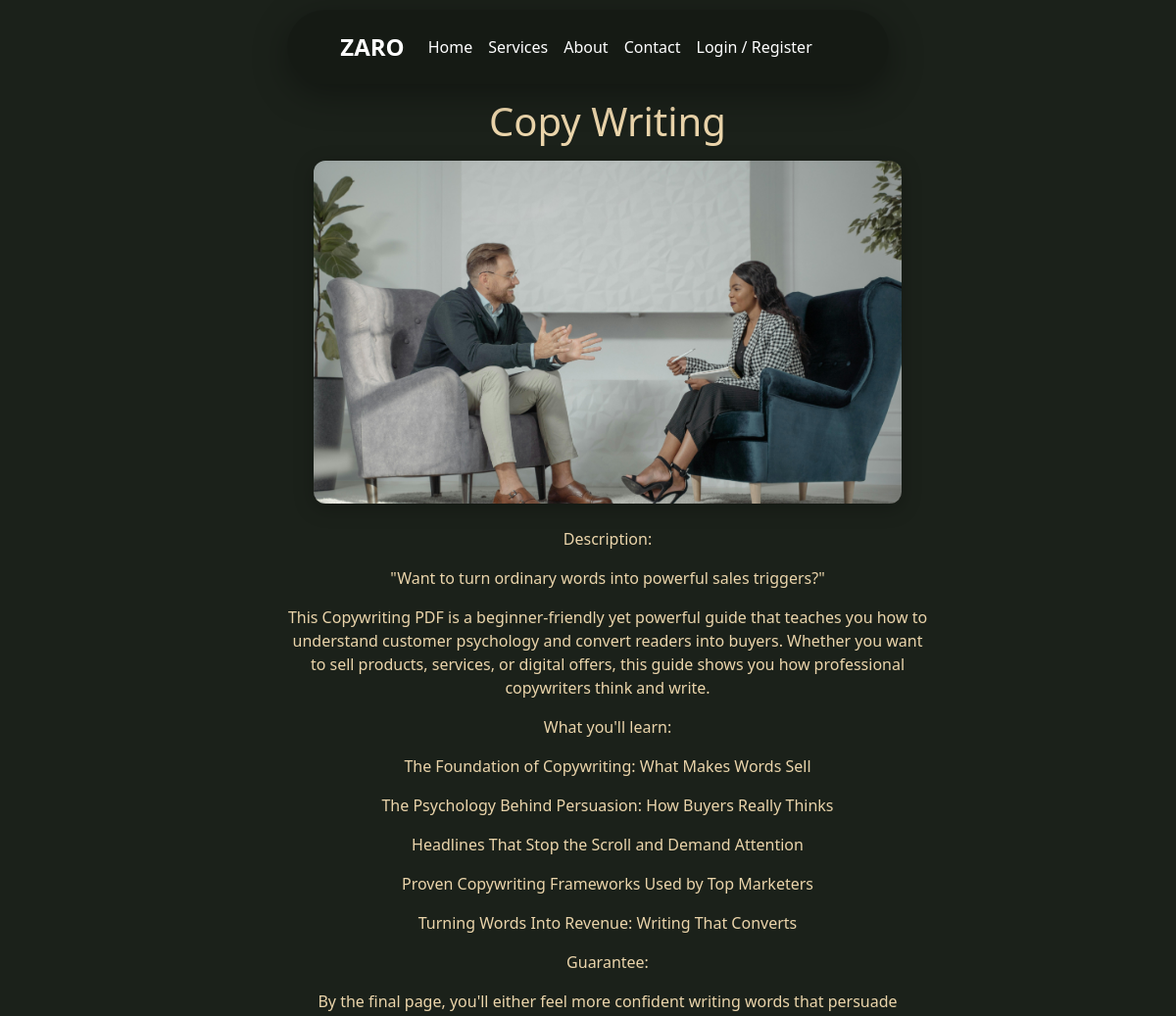
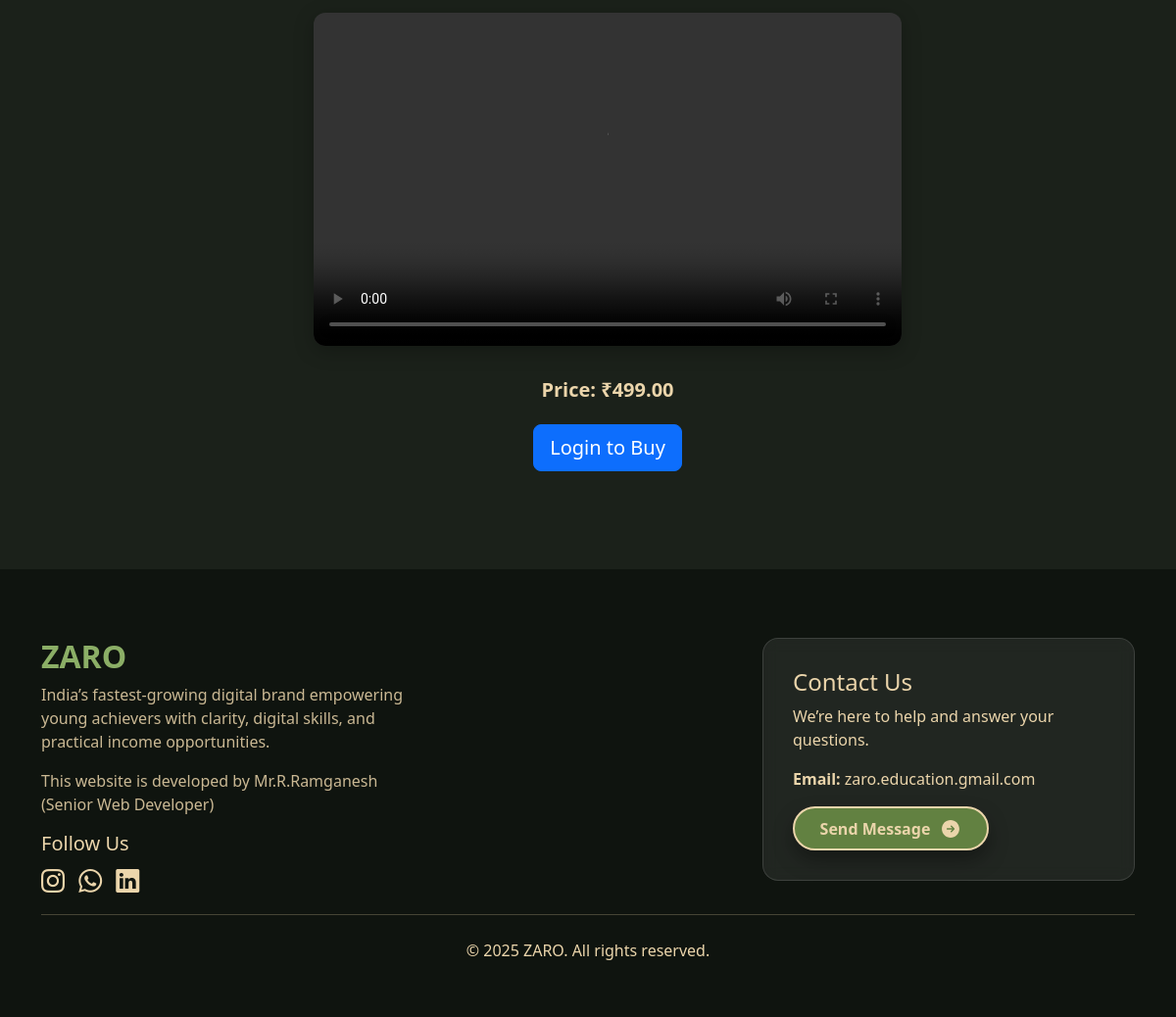
The page /courses/copywriting/ on the database its author committed (2 pictures, top to bottom).
### courses/models.py (models this page shows, shortened)
class Course(models.Model):
    title = models.CharField(max_length=200)
    category = models.ForeignKey(Category, on_delete=models.SET_NULL, null=True, blank=True)
    thumbnail = models.ImageField(upload_to='courses/thumbnails/', null=True, blank=True)
    short_description = models.CharField(max_length=300)
    full_description = models.TextField()
    price = models.DecimalField(max_digits=8, decimal_places=2, default=0)
    author = models.CharField(max_length=120, default='Admin')
    pdf = models.FileField(upload_to='courses/pdfs/', null=True, blank=True)
    slug = models.SlugField(unique=True)
    created_at = models.DateTimeField(auto_now_add=True)

### courses/views.py (the view)
# urls.py: path('<slug:slug>/', views.course_detail, name='course_detail'),
def course_detail(request, slug):
    course = get_object_or_404(Course, slug=slug)
    return render(request, 'courses/course_detail.html', {'course': course})

### templates/courses/course_detail.html (shortened to what this page needs)
{% extends 'base.html' %}
{% load static %}
{% block content %}
<center>
<div class="col-lg-8" style="margin: 100px; padding-left:100px;" >
    <h1 class="mb-3">{{ course.title }}</h1>
    <div class="course-thumbnail mb-4 text-center">
        <img src="{% static 'img/img2.jpg' %}"
     style="width:600px; height:350px; object-fit:cover; border-radius:12px; box-shadow:0 5px 20px rgba(0,0,0,0.25);">
    </div>
    <p class="course-description">{{ course.full_description|linebreaks }}</p>
    <div class="course-video mb-4 text-center">
        <video controls
               style="width:600px; height:340px; border-radius:12px; box-shadow:0 5px 20px rgba(0,0,0,0.25);">
            <source src="https://your-video-link.mp4" type="video/mp4">
        </video>
    </div>
    <p class="course-price"><strong>Price:</strong> ₹{{ course.price }}</p>
    {% if user.is_authenticated %}
    <a class="btn btn-success btn-lg" href="/courses/{{ course.slug }}/buy/">Buy Now</a>
    {% else %}
    <a class="btn btn-primary btn-lg" href="/accounts/login/?next=/courses/{{ course.slug }}/buy/">Login to Buy</a>
    {% endif %}
</div>
</center>
{% endblock %}

### templates/base.html (shortened to what this page needs)
  {% load static %}
  <!doctype html>
  <html lang="en">
  <head>
    <link href="https://cdn.jsdelivr.net/npm/bootstrap@5.3.0/dist/css/bootstrap.min.css" rel="stylesheet">
    <link href="/static/css/style.css" rel="stylesheet">
    <link rel="stylesheet" href="https://cdn.jsdelivr.net/npm/bootstrap-icons@1.11.1/font/bootstrap-icons.css">
  </head>
  <body class="dark-theme">
  <div class="fixed-top navbar-wrapper">
    <nav class="navbar navbar-expand-lg navbar-dark mx-auto" id="mainNav">
      <div class="container px-4 d-flex">
        <a class="navbar-brand fw-bold fs-4" href="/">ZARO</a>
        <div class="collapse navbar-collapse justify-content-end" id="navMenu">
          <ul class="navbar-nav align-items-center me-3">
            <li class="nav-item"><a class="nav-link" href="/">Home</a></li>
            <li class="nav-item"><a class="nav-link" href="#services">Services</a></li>
            <li class="nav-item"><a class="nav-link" href="#about">About</a></li>
            <li class="nav-item"><a class="nav-link" href="#contact">Contact</a></li>
            {% if user.is_authenticated %}
              <li class="nav-item"><a class="nav-link" href="{% url 'logout' %}">Logout</a></li>
            {% else %}
              <li class="nav-item"><a class="nav-link" href="{% url 'login' %}">Login / Register</a></li>
            {% endif %}
          </ul>
        </div>
      </div>
    </nav>
  </div>
  <div class="container" style="margin: 0; padding: 0;">
    {% block content %}{% endblock %}
  </div>
  <footer class="footer-section" id="contact">
      <div class="container">
          <div class="row align-items-start">
              <div class="col-md-6 footer-left">
                  <h3 class="footer-logo">ZARO</h3>
                  <p class="footer-desc">
                      India’s fastest-growing digital brand empowering young achievers
                      with clarity, digital skills, and practical income opportunities.
                  </p>
                  <p class="footer-desc">
                      This website is developed by Mr.R.Ramganesh (Senior Web Developer)
                  </p>
                  <h5 class="footer-head">Follow Us</h5>
                  <div class="social-icons">
                      <a href="https://www.instagram.com/zaro_777_?igsh=MWFnMnEzanJnN2hjNQ=="><i class="bi bi-instagram"></i></a>
                      <a href="https://wa.me/919092510906"><i class="bi bi-whatsapp"></i></a>
                      <a href="https://www.linkedin.com/in/tamil-selvi-tamil-selvi-764130339/"><i class="bi bi-linkedin"></i></a>
                  </div>
              </div>
              <div class="col-md-6 footer-right">
                  <div class="contact-card">
                      <h4>Contact Us</h4>
                      <p class="contact-text">We’re here to help and answer your questions.</p>
                      <p class="contact-item"><strong>Email:</strong> zaro.education.gmail.com</p>
                      <a href="mailto:hi@zaro.example"class="button">
                          Send Message
                      </a>
                  </div>
              </div>
          </div>
          <hr>
          <p class="text-center footer-copy mt-4">© 2025 ZARO. All rights reserved.</p>
      </div>
  </footer>
  </body>
  </html>

### static/css/style.css (style rules this page uses)
:root { --bg: #1B211A; --accent: #628141; --accent2: #8BAE66; --light: #EBD5AB; color-scheme: dark; }
body.dark-theme { background: var(--bg); color: var(--light); }
a { text-decoration: none !important; }
html, body { width: 100%; height: 100%; }
body { overflow-x: hidden; }
h1,h2,h3,h4,h5,p { color: var(--light); }
.navbar-wrapper { width: 100%; display: flex; justify-content: center; pointer-events: auto; background-color: transparent; transition: all 0.35s ease-in-out; padding-top: 10px; z-index: 9999; }
#mainNav { background-color: rgba(0,0,0,0.2) !important; transition: all 0.35s ease-in-out; padding: 15px 30px; z-index: 9999; border-radius: 45px; box-shadow: 0 10px 35px rgba(0,0,0,0.35); }
.nav-link { color: white; }
hr { color: var(--light); }
.button { position: relative; transition: all 0.3s ease-in-out; box-shadow: 0px 10px 20px rgba(0, 0, 0, 0.35); padding-block: 0.55rem; padding-inline: 1.6rem; background-color: var(--accent); border-radius: 9999px; display: inline-flex; align-items: center; justify-content: center; color: var(--light); gap: 10px; font-weight: 600; border: 2px solid var(--light); outline: none; overflow: hidden; font-size: 1rem; cursor: pointer; }
.icon { width: 22px; height: 22px; transition: transform 0.3s ease-in-out; }
.button::before { content: ""; position: absolute; width: 120px; height: 100%; background-image: linear-gradient( 120deg, rgba(255, 255, 255, 0) 30%, rgba(255, 255, 255, 0.8), rgba(255, 255, 255, 0) 70% ); top: 0; left: -150px; opacity: 0.5; }
footer { padding: 30px 0; color: var(--light); margin-top: 0; }
.footer-section { background: #0f140f; padding: 70px 0 40px; }
.footer-logo { font-size: 2rem; font-weight: 700; color: var(--accent2); }
.footer-desc { max-width: 400px; opacity: 0.85; }
.contact-card { background: rgba(255,255,255,0.08); padding: 30px; border-radius: 16px; border: 1px solid rgba(255,255,255,0.12); backdrop-filter: blur(8px); max-width: 380px; margin-left: auto; }
.social-icons a { font-size: 1.5rem; margin-right: 10px; color: var(--light); }

### templates/courses/course_detail.html (style rules this page uses)
.course-thumbnail img { border-radius: 12px; object-fit: cover; max-height: 400px; }
.course-video video { border-radius: 12px; max-height: 400px; box-shadow: 0 5px 20px rgba(0,0,0,0.25); }
.course-description { font-size: 1.1rem; line-height: 1.6; margin-bottom: 20px; }
.course-price { font-size: 1.25rem; font-weight: 600; margin-bottom: 20px; }

### rows shown on the page
Course: title "Copy Writing", full_description "Description: \"Want to turn ordinary words into powerful sales triggers?\" This Copywriting PDF is a beginner-friendly yet powerful guide that teaches you how to understand customer psychology and convert readers into buyers. Whether you want to sell products, services, or digital offers, this guide shows you how professional copywriters think and write. What you'll learn: The Foundation of Copywriting: What Makes Words Sell The Psychology Behind Persuasion: How Buyers Really Thinks Headlines That Stop the Scroll and Demand Attention Proven Copywriting Frameworks Used by Top Marketers Turning Words Into Revenue: Writing That Converts Guarantee: By the final page, you'll either feel more…", price "499.00"
